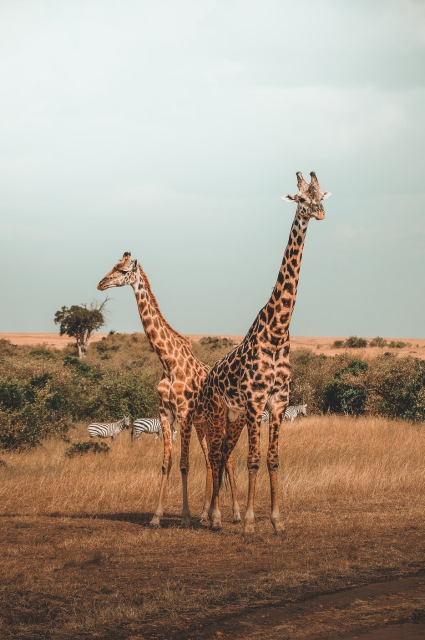
#> input picture Day 4/Image.jpeg, 849 x 1280 px, found by its file name (shown at 1/2 size)
$ jupyter execute ImageProcessing.ipynb
#> lines starting #> are read from the running program, lines starting #| are printed output that depends on the picture; after the words box and inside, x2 and y2 are one past the last pixel; in counts of white or black regions, pixels touching at a corner belong together
[cell 1]
import cv2

[cell 2]
print(cv2.__version__)

[cell 3]
img = cv2.imread("C:\\Users\\HP\\Desktop\\CDAC AI Bootcamb\\Day 4\\Image.jpeg")
#> img is the input picture: shape (1280, 849, 3); mean B, G, R 141.2, 156.4, 169.7
cv2.imshow('Image',img)
cv2.waitKey(0)
cv2.destroyAllWindows()

[cell 4]
resized_img  = cv2.resize(img,(500,500))
cv2.imshow('Resized Image',resized_img)
cv2.waitKey(0)
cv2.destroyAllWindows()

[cell 5]
gray_img = cv2.cvtColor(resized_img,cv2.COLOR_BGR2GRAY)
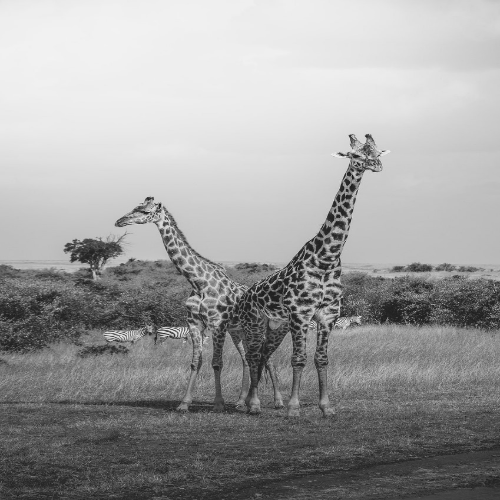
#> gray_img: shape (500, 500); min 22, max 242, mean 158.5
cv2.imshow('Gray Image',gray_img)
cv2.waitKey(0)
cv2.destroyAllWindows()

[cell 6]
gray_img.shape
#> Out = (500, 500)

[cell 7]
cropped_img = resized_img[100:200,100:400]
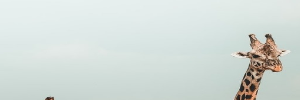
#> cropped_img: shape (100, 300, 3); mean B, G, R 215.3, 219.2, 210.6
cv2.imshow('Cropped Image',cropped_img)
cv2.waitKey(0)
cv2.destroyAllWindows()

[cell 8]
(h,w) = resized_img.shape[:2]
#> h = 500; w = 500
center = (w // 2,h // 2)
#> center = (250, 250)
M = cv2.getRotationMatrix2D(center,37,1.0)
roted_img = cv2.warpAffine(resized_img,M,(w,h))
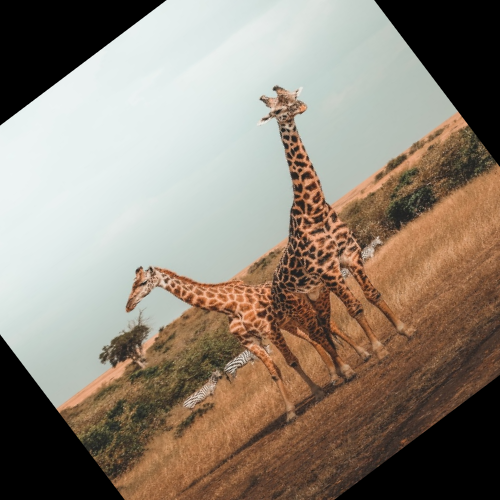
#> roted_img: shape (500, 500, 3); mean B, G, R 117.9, 131.2, 142.8
cv2.imshow('Roated Image',roted_img)
cv2.waitKey(0)
cv2.destroyAllWindows()

[cell 9]
cv2.rotate(resized_img,cv2.ROTATE_90_CLOCKWISE)

[cell 10]
blured_img = cv2.GaussianBlur(resized_img,(5,5),0)
cv2.imshow('Gausian Bulred Image',blured_img)
cv2.waitKey(0)
cv2.destroyAllWindows()

[cell 11]
median_blured_img = cv2.medianBlur(resized_img,5)
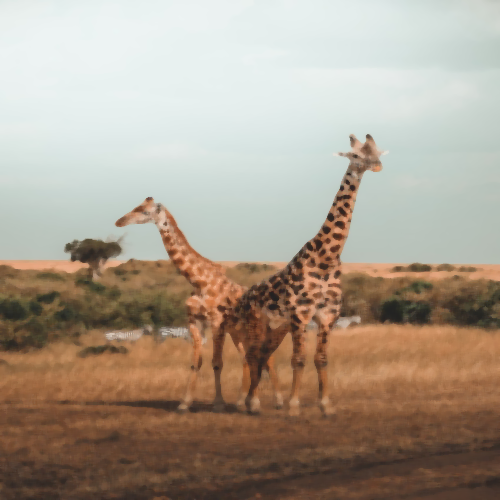
#> median_blured_img: shape (500, 500, 3); mean B, G, R 140.9, 156.1, 169.6
cv2.imshow('Median Bulred Image',median_blured_img)
cv2.waitKey(0)
cv2.destroyAllWindows()

[cell 12]
bilateral_blured_img = cv2.bilateralFilter(resized_img,9,75,75)
cv2.imshow('Bilateral Bulred Image',bilateral_blured_img)
cv2.waitKey(0)
cv2.destroyAllWindows()

[cell 13]
average_blured_img = cv2.blur(resized_img,(5,5))
cv2.imshow('Average Bulred Image',average_blured_img)
cv2.waitKey(0)
cv2.destroyAllWindows()

[cell 14]
_, thres_img = cv2.threshold(gray_img,127,255,cv2.THRESH_BINARY)
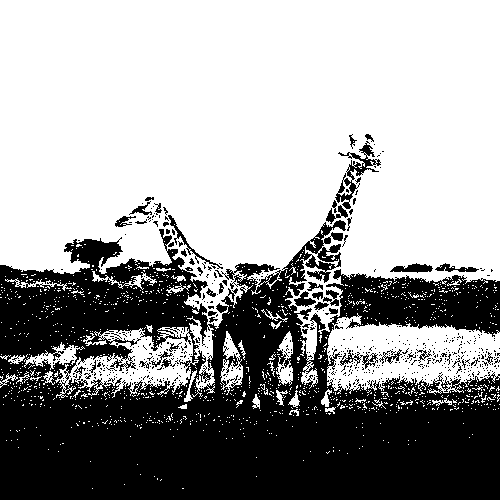
#> thres_img: shape (500, 500); 61.9% white; 574 black regions (531 under 20 px), largest, box (x1, y1, x2, y2) and area: (0, 220, 500, 500) 90236, (335, 141, 381, 209) 752, (168, 215, 223, 269) 265
cv2.imshow('Threshold Image',thres_img)
cv2.waitKey(0)
cv2.destroyAllWindows()
print(_)
#| 127.0

[cell 15]
_,thres_in_img = cv2.threshold(gray_img,127,255,cv2.THRESH_BINARY_INV)
cv2.imshow('Threshold Inverse Image',thres_in_img)
cv2.waitKey(0)
cv2.destroyAllWindows()
print(_)
#| 127.0

[cell 16]
_,thres_in_img = cv2.threshold(gray_img,127,255,cv2.THRESH_TRUNC)
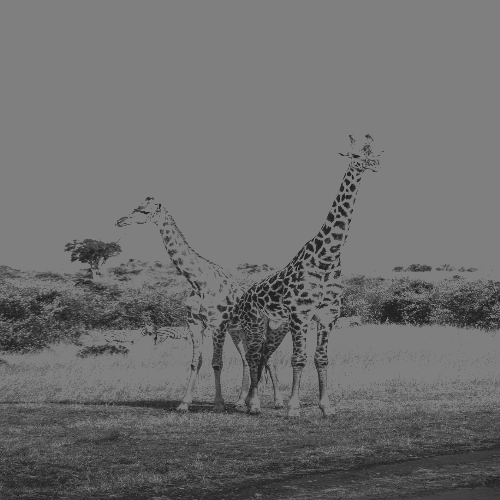
#> thres_in_img: shape (500, 500); min 22, max 127, mean 109.9
cv2.imshow('Threshold Inverse Image',thres_in_img)
cv2.waitKey(0)
cv2.destroyAllWindows()
print(_)
#| 127.0

[cell 17]
_,thres_in_img = cv2.threshold(gray_img,127,255,cv2.THRESH_TOZERO)
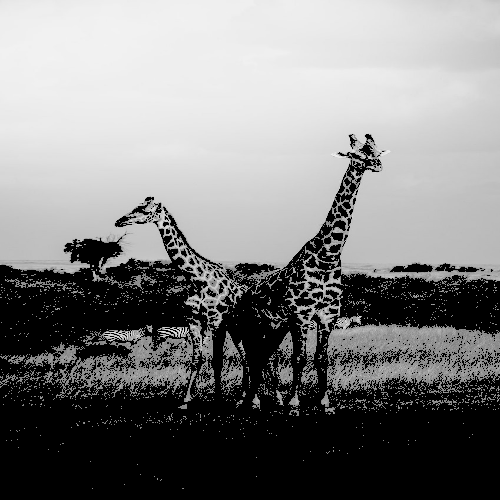
#> thres_in_img: shape (500, 500); min 0, max 242, mean 127.2
cv2.imshow('Threshold Inverse Image',thres_in_img)
cv2.waitKey(0)
cv2.destroyAllWindows()
print(_)
#| 127.0

[cell 18]
_,thres_in_img = cv2.threshold(gray_img,127,255,cv2.THRESH_TOZERO_INV)
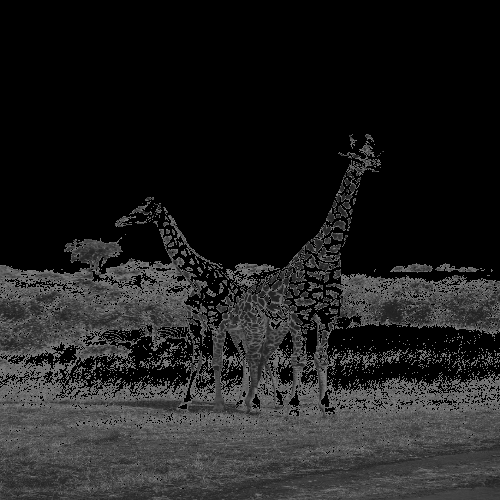
#> thres_in_img: shape (500, 500); min 0, max 127, mean 31.3
cv2.imshow('Threshold Inverse Image',thres_in_img)
cv2.waitKey(0)
cv2.destroyAllWindows()
print(_)
#| 127.0

[cell 19]
adaptive_img = cv2.adaptiveThreshold(gray_img,255,cv2.ADAPTIVE_THRESH_GAUSSIAN_C,cv2.THRESH_BINARY,11,2)
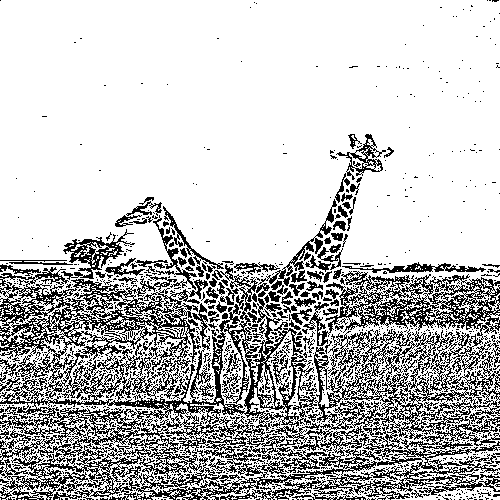
#> adaptive_img: shape (500, 500); 75.9% white; black in thin lines or dots
cv2.imshow('Adaptive Threshold Image',adaptive_img)
cv2.waitKey(0)
cv2.destroyAllWindows()
print(_)
#| 127.0

[cell 20]
edges = cv2.Canny(resized_img,200,255)
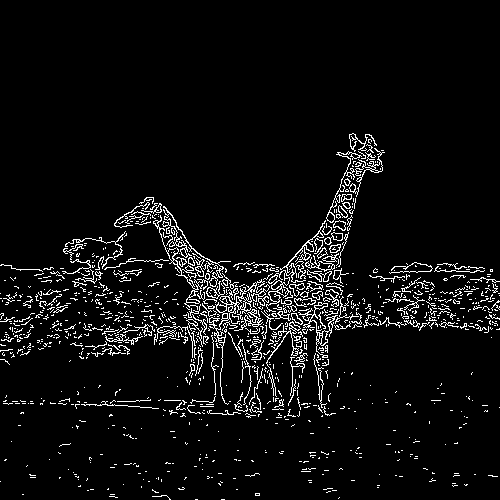
#> edges: shape (500, 500); 5.4% white in thin lines or dots, all inside (x1, y1, x2, y2) = (0, 133, 500, 500)
cv2.imshow('Canny Edges',edges)
cv2.waitKey(0)
cv2.destroyAllWindows()
